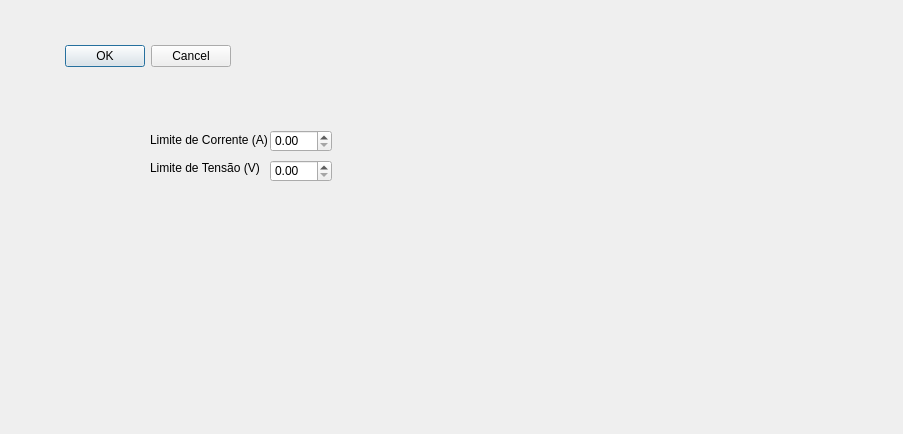
<?xml version="1.0" encoding="UTF-8"?>
<ui version="4.0">
 <class>Dialog</class>
 <widget class="QDialog" name="Dialog">
  <property name="geometry">
   <rect>
    <x>0</x>
    <y>0</y>
    <width>903</width>
    <height>434</height>
   </rect>
  </property>
  <property name="windowTitle">
   <string>Dialog</string>
  </property>
  <widget class="QDialogButtonBox" name="buttonBox">
   <property name="geometry">
    <rect>
     <x>-110</x>
     <y>40</y>
     <width>341</width>
     <height>32</height>
    </rect>
   </property>
   <property name="orientation">
    <enum>Qt::Orientation::Horizontal</enum>
   </property>
   <property name="standardButtons">
    <set>QDialogButtonBox::StandardButton::Cancel|QDialogButtonBox::StandardButton::Ok</set>
   </property>
  </widget>
  <widget class="QLabel" name="inputCorrente">
   <property name="geometry">
    <rect>
     <x>150</x>
     <y>130</y>
     <width>121</width>
     <height>20</height>
    </rect>
   </property>
   <property name="text">
    <string>Limite de Corrente (A)</string>
   </property>
  </widget>
  <widget class="QLabel" name="inputTensao">
   <property name="geometry">
    <rect>
     <x>150</x>
     <y>160</y>
     <width>111</width>
     <height>16</height>
    </rect>
   </property>
   <property name="text">
    <string>Limite de Tensão (V)</string>
   </property>
  </widget>
  <widget class="QDoubleSpinBox" name="doubleSpinBox">
   <property name="geometry">
    <rect>
     <x>270</x>
     <y>130</y>
     <width>62</width>
     <height>22</height>
    </rect>
   </property>
  </widget>
  <widget class="QDoubleSpinBox" name="doubleSpinBox_2">
   <property name="geometry">
    <rect>
     <x>270</x>
     <y>160</y>
     <width>62</width>
     <height>22</height>
    </rect>
   </property>
  </widget>
 </widget>
 <resources/>
 <connections>
  <connection>
   <sender>buttonBox</sender>
   <signal>accepted()</signal>
   <receiver>Dialog</receiver>
   <slot>accept()</slot>
   <hints>
    <hint type="sourcelabel">
     <x>248</x>
     <y>254</y>
    </hint>
    <hint type="destinationlabel">
     <x>157</x>
     <y>274</y>
    </hint>
   </hints>
  </connection>
  <connection>
   <sender>buttonBox</sender>
   <signal>rejected()</signal>
   <receiver>Dialog</receiver>
   <slot>reject()</slot>
   <hints>
    <hint type="sourcelabel">
     <x>316</x>
     <y>260</y>
    </hint>
    <hint type="destinationlabel">
     <x>286</x>
     <y>274</y>
    </hint>
   </hints>
  </connection>
 </connections>
</ui>
